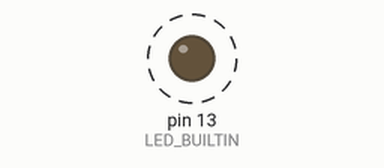
This sketch was run on a simulated Arduino Uno, built with avr-gcc and run on an emulated ATmega328P. Parts: output pins drawn as LEDs (lit = HIGH). Dashed ring = blinking.

Above: at 0.5 s.
Timing chart, 0 to 4.6 s (numbered marks = the images above):
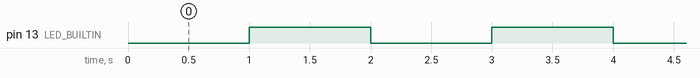

The sketch:

main.ino
```cpp
static unsigned long led_timer = 0;
static bool led_state = false;

void setup() {
  pinMode(LED_BUILTIN, OUTPUT);
}

void loop() {
  unsigned long now = millis();

  if((led_timer < now) && (now - led_timer >= 1000)) {
    led_state = !led_state;
    led_timer += 1000;

    digitalWrite(LED_BUILTIN, led_state);
  }
}
```

Measured:
- by itself, pin 13 (LED_BUILTIN): alternates HIGH for 1.0 s and LOW for 1.0 s
